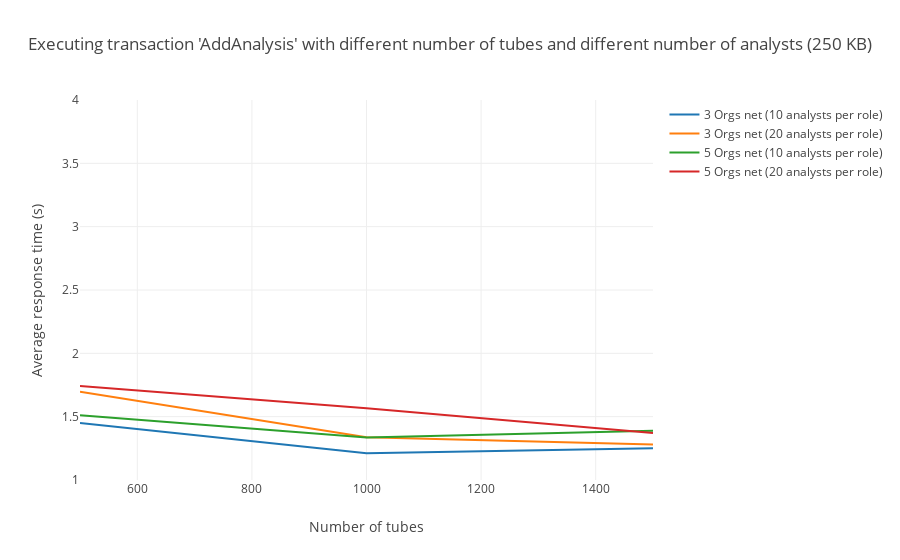

Notebook code for this chart:
### Markdown cell above
### Average times when executing tx 'AddAnalysis' by analysts

### Code cell
# 3 Orgs net data
threeOrgs10 = [1.4509, 1.2117, 1.2511]
threeOrgs20 = [1.6969, 1.3378, 1.2801]
# 5 Orgs net data
fiveOrgs10 = [1.5105, 1.3361, 1.3891]
fiveOrgs20 = [1.7422, 1.5659, 1.3711]

avgAnalysis("250 KB", threeOrgs10, threeOrgs20, fiveOrgs10, fiveOrgs20)

### Figure 1 — Plotly figure (JSON) as saved in the notebook; plotly's stock layout.template omitted (floating-point values rounded to 4 significant figures)
{"data": [{"mode": "lines", "name": "3 Orgs net (10 analysts per role)", "type": "scatter", "uid": "0a6ac4ee-49fb-416b-a5bb-bbcc79deaa79", "x": [500, 1000, 1500], "y": [1.451, 1.212, 1.251]}, {"mode": "lines", "name": "3 Orgs net (20 analysts per role)", "type": "scatter", "uid": "98fe78f8-7d03-417e-9cec-b378e673835a", "x": [500, 1000, 1500], "y": [1.697, 1.338, 1.28]}, {"mode": "lines", "name": "5 Orgs net (10 analysts per role)", "type": "scatter", "uid": "ec8a31e9-8149-4b21-8b69-37e83c26fbc2", "x": [500, 1000, 1500], "y": [1.51, 1.336, 1.389]}, {"mode": "lines", "name": "5 Orgs net (20 analysts per role)", "type": "scatter", "uid": "23dad152-c8c7-4a8a-9e56-27245bcc6d13", "x": [500, 1000, 1500], "y": [1.742, 1.566, 1.371]}], "layout": {"barmode": "group", "title": {"text": "Executing transaction 'AddAnalysis' with different number of tubes and different number of analysts (250 KB)"}, "xaxis": {"range": [500, 1500], "title": {"text": "Number of tubes"}}, "yaxis": {"range": [1, 4], "title": {"text": "Average response time (s)"}}}}
